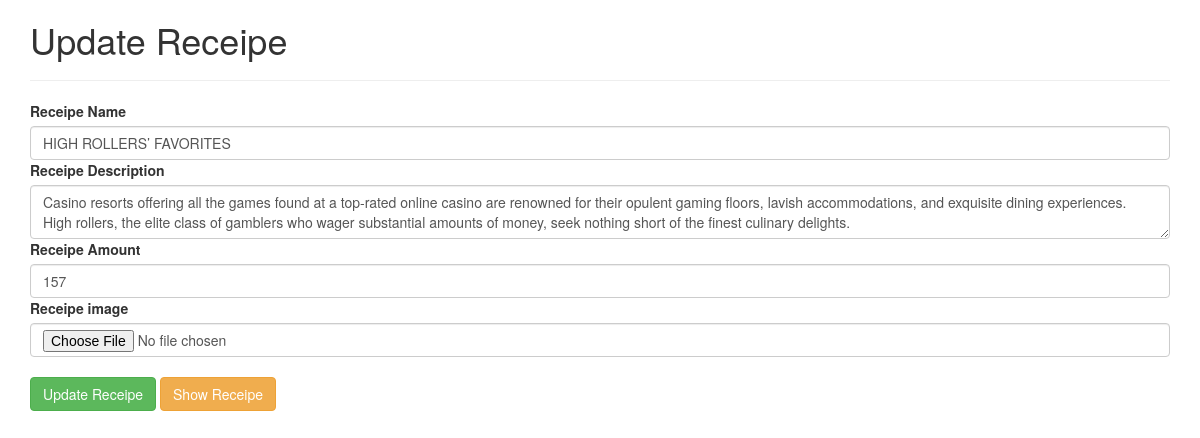
Page /update/high-rollers-favorites on the committed database.
### WebApp/models.py (models this page shows, shortened)
class Receipe(models.Model):
    user=models.ForeignKey(User,on_delete=models.SET_NULL,null=True,blank=True)
    receipe_name=models.CharField(max_length=100)
    receipe_description=models.TextField(max_length=1000)
    receipe_image=models.FileField()
    receipe_slug=AutoSlugField(populate_from='receipe_name',unique=True,null=True,default=None)
    receipe_amount=models.IntegerField(default=200)

### WebApp/views.py (the view, shortened to what this page needs)
# urls.py: path('update/<slug>',views.update_receipe),
def update_receipe(request,slug):
    queryset=Receipe.objects.get(receipe_slug=slug)
    context={'queryset':queryset}
    return render(request,'myapp/update.html',context)

### template/myapp/update.html (shortened to what this page needs)
<!DOCTYPE html>
<html lang="en">
<head>
    <link rel="stylesheet" href="https://cdn.jsdelivr.net/npm/bootstrap@3.3.7/dist/css/bootstrap.min.css">
</head>
<body>
    <div class="container mt-5">
        <form class="col-6 mx-auto card pull-3 shadow-lg" method="post" enctype="multipart/form-data">
          <h1>Update Receipe</h1><hr>
            <div class="mb-3">
              <label for="exampleInputEmail1" class="form-label">Receipe Name</label>
              <input name="receipe_name" value="{{queryset.receipe_name}}"  required  type="text" class="form-control">
            </div>
            <div class="mb-3">
              <label for="exampleInputPassword1"   class="form-label">Receipe Description</label>
              <textarea name="receipe_description" value="" class="form-control">{{queryset.receipe_description}}</textarea>
            </div>
            <div class="mb-3">
              <label for="exampleInputEmail1" class="form-label">Receipe Amount</label>
              <input name="receipe_amount" value="{{queryset.receipe_amount}}"  required  type="text" class="form-control">
            </div>
            <div class="mb-3">
                <label for="exampleInputEmail1" class="form-label">Receipe image</label>
                <input name="receipe_image" type="file" class="form-control">
              </div><br>
            <button type="submit" class="btn btn-primary btn-success">Update Receipe</button>
            <a href="/index" class="btn btn-group-lg btn-warning">Show Receipe</a>
          </form>
 </div>
</body>
</html>

### rows in the picture
Receipe: receipe_name "HIGH ROLLERS’ FAVORITES", receipe_description "Casino resorts offering all the games found at a top-rated online casino are renowned for their opulent gaming floors, lavish accommodations, and exquisite dining experiences. High rollers, the elite class of gamblers who wager substantial amounts of money, seek nothing short of the finest culinary delights.", receipe_amount "157"
